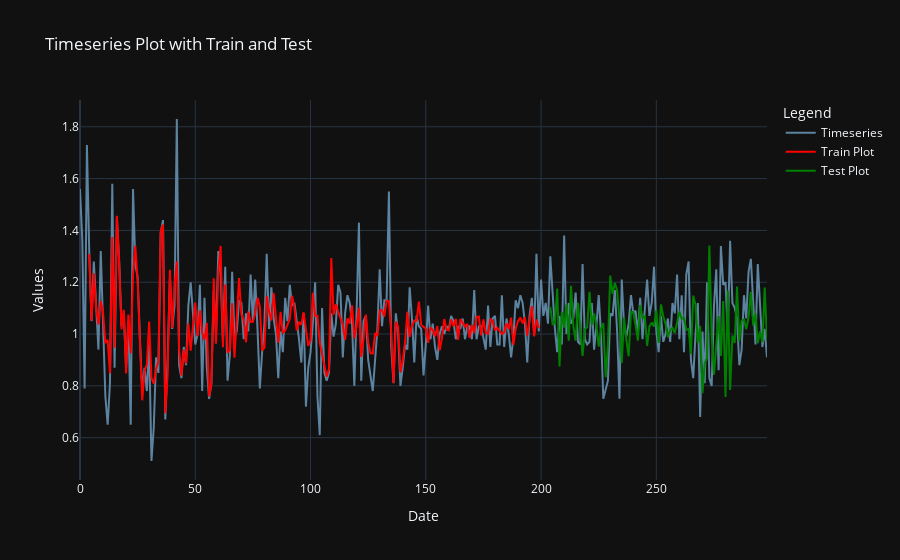

Notebook code for this chart:
### Code cell
# Create the plot
fig = go.Figure()

# Add the timeseries line
fig.add_trace(go.Scatter(y=np.hstack(timeseries), mode='lines', name='Timeseries',
                         line=dict(color='#5c839f', width=2)))  #, line=dict(color='red'))
# Add the training plot in red
fig.add_trace(go.Scatter(y=np.hstack(train_plot), mode='lines', name='Train Plot',
                         line=dict(color='red', width=2)))  #, line=dict(color='red')
# Add the testing plot in green
fig.add_trace(go.Scatter(y=np.hstack(test_plot), mode='lines', name='Test Plot',
                         line=dict(color='green', width=2)))  # , line=dict(color='green')

# Update layout with labels
fig.update_layout(
    title='Timeseries Plot with Train and Test',
    xaxis_title='Date',
    yaxis_title='Values',
    legend=dict(title="Legend")
)

# Show plot
fig.show()

### Figure 1 — Plotly figure (JSON) as saved in the notebook; plotly's stock layout.template omitted (floating-point values rounded to 4 significant figures; data arrays with more than 128 entries replaced by an {"elided": "..."} marker saying what was removed)
{"data": [{"line": {"color": "#5c839f", "width": 2}, "mode": "lines", "name": "Timeseries", "y": {"elided": "299 float values"}, "type": "scatter"}, {"line": {"color": "red", "width": 2}, "mode": "lines", "name": "Train Plot", "y": {"elided": "299 float values"}, "type": "scatter"}, {"line": {"color": "green", "width": 2}, "mode": "lines", "name": "Test Plot", "y": {"elided": "299 float values"}, "type": "scatter"}], "layout": {"title": {"text": "Timeseries Plot with Train and Test"}, "xaxis": {"title": {"text": "Date"}}, "yaxis": {"title": {"text": "Values"}}, "legend": {"title": {"text": "Legend"}}}}
